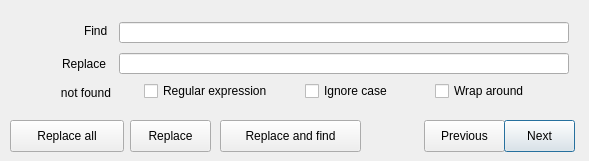
<?xml version="1.0" encoding="UTF-8"?>
<ui version="4.0">
 <class>FindDialog</class>
 <widget class="QDialog" name="FindDialog">
  <property name="geometry">
   <rect>
    <x>0</x>
    <y>0</y>
    <width>589</width>
    <height>161</height>
   </rect>
  </property>
  <property name="windowTitle">
   <string>Find</string>
  </property>
  <widget class="QLabel" name="label">
   <property name="geometry">
    <rect>
     <x>84</x>
     <y>23</y>
     <width>27</width>
     <height>16</height>
    </rect>
   </property>
   <property name="text">
    <string>Find</string>
   </property>
  </widget>
  <widget class="QLineEdit" name="find">
   <property name="geometry">
    <rect>
     <x>119</x>
     <y>22</y>
     <width>450</width>
     <height>21</height>
    </rect>
   </property>
   <property name="minimumSize">
    <size>
     <width>300</width>
     <height>0</height>
    </size>
   </property>
  </widget>
  <widget class="QLabel" name="label_2">
   <property name="geometry">
    <rect>
     <x>62</x>
     <y>56</y>
     <width>49</width>
     <height>16</height>
    </rect>
   </property>
   <property name="text">
    <string>Replace</string>
   </property>
  </widget>
  <widget class="QLineEdit" name="replace">
   <property name="geometry">
    <rect>
     <x>119</x>
     <y>53</y>
     <width>450</width>
     <height>21</height>
    </rect>
   </property>
   <property name="minimumSize">
    <size>
     <width>300</width>
     <height>0</height>
    </size>
   </property>
  </widget>
  <widget class="QCheckBox" name="check_re">
   <property name="geometry">
    <rect>
     <x>144</x>
     <y>81</y>
     <width>151</width>
     <height>20</height>
    </rect>
   </property>
   <property name="sizePolicy">
    <sizepolicy hsizetype="Minimum" vsizetype="Fixed">
     <horstretch>0</horstretch>
     <verstretch>0</verstretch>
    </sizepolicy>
   </property>
   <property name="text">
    <string>Regular expression</string>
   </property>
  </widget>
  <widget class="QCheckBox" name="check_case">
   <property name="geometry">
    <rect>
     <x>305</x>
     <y>81</y>
     <width>101</width>
     <height>20</height>
    </rect>
   </property>
   <property name="text">
    <string>Ignore case</string>
   </property>
  </widget>
  <widget class="QCheckBox" name="check_wrap">
   <property name="geometry">
    <rect>
     <x>435</x>
     <y>81</y>
     <width>111</width>
     <height>20</height>
    </rect>
   </property>
   <property name="text">
    <string>Wrap around</string>
   </property>
  </widget>
  <widget class="QPushButton" name="b_replaceall">
   <property name="geometry">
    <rect>
     <x>10</x>
     <y>120</y>
     <width>114</width>
     <height>32</height>
    </rect>
   </property>
   <property name="text">
    <string>Replace all</string>
   </property>
  </widget>
  <widget class="QPushButton" name="b_replace">
   <property name="geometry">
    <rect>
     <x>130</x>
     <y>120</y>
     <width>81</width>
     <height>32</height>
    </rect>
   </property>
   <property name="text">
    <string>Replace</string>
   </property>
  </widget>
  <widget class="QPushButton" name="b_replacefind">
   <property name="geometry">
    <rect>
     <x>220</x>
     <y>120</y>
     <width>141</width>
     <height>32</height>
    </rect>
   </property>
   <property name="text">
    <string>Replace and find</string>
   </property>
  </widget>
  <widget class="QPushButton" name="b_prev">
   <property name="geometry">
    <rect>
     <x>424</x>
     <y>120</y>
     <width>81</width>
     <height>32</height>
    </rect>
   </property>
   <property name="text">
    <string>Previous</string>
   </property>
  </widget>
  <widget class="QPushButton" name="b_next">
   <property name="geometry">
    <rect>
     <x>504</x>
     <y>120</y>
     <width>71</width>
     <height>32</height>
    </rect>
   </property>
   <property name="text">
    <string>Next</string>
   </property>
   <property name="default">
    <bool>true</bool>
   </property>
  </widget>
  <widget class="QLabel" name="not_found">
   <property name="geometry">
    <rect>
     <x>20</x>
     <y>83</y>
     <width>91</width>
     <height>20</height>
    </rect>
   </property>
   <property name="text">
    <string>not found</string>
   </property>
   <property name="alignment">
    <set>Qt::AlignRight|Qt::AlignTrailing|Qt::AlignVCenter</set>
   </property>
  </widget>
 </widget>
 <resources/>
 <connections/>
</ui>
